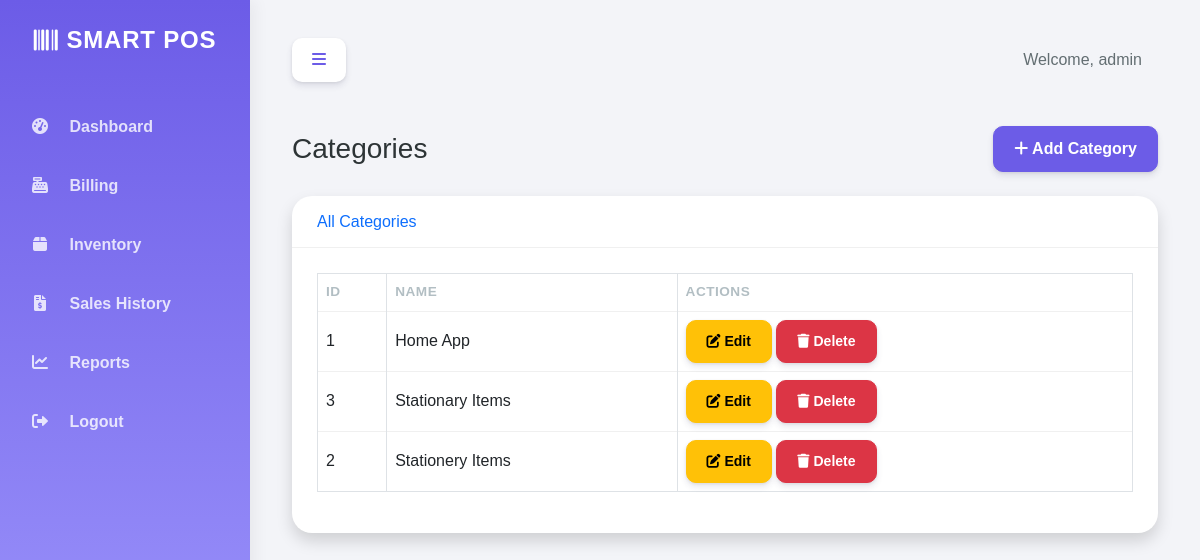
Page /categories/ (signed in) on the committed database.
### store/models.py (models this page shows, shortened)
class Category(models.Model):
    name = models.CharField(max_length=100)
    class Meta:
        verbose_name_plural = "Categories"

### store/views.py (the view)
# urls.py: path('categories/', views.category_list, name='category_list'),
@login_required
def category_list(request):
    categories = Category.objects.all().order_by('name')
    return render(request, 'store/category_list.html', {'categories': categories})

### templates/store/category_list.html (shortened to what this page needs)
{% extends 'base.html' %}
{% block content %}
<div class="d-sm-flex align-items-center justify-content-between mb-4">
    <h1 class="h3 mb-0 text-gray-800">Categories</h1>
    <a href="{% url 'category_create' %}" class="btn btn-primary">
        <i class="fas fa-plus"></i> Add Category
    </a>
</div>
<div class="card shadow mb-4">
    <div class="card-header py-3">
        <h6 class="m-0 font-weight-bold text-primary">All Categories</h6>
    </div>
    <div class="card-body">
        {% if categories %}
            <div class="table-responsive">
                <table class="table table-bordered" width="100%" cellspacing="0">
                    <thead>
                        <tr>
                            <th>ID</th>
                            <th>Name</th>
                            <th>Actions</th>
                        </tr>
                    </thead>
                    <tbody>
                        {% for category in categories %}
                            <tr>
                                <td>{{ category.id }}</td>
                                <td>{{ category.name }}</td>
                                <td>
                                    <a href="{% url 'category_update' category.id %}" class="btn btn-warning btn-sm">
                                        <i class="fas fa-edit"></i> Edit
                                    </a>
                                    <a href="{% url 'category_delete' category.id %}" class="btn btn-danger btn-sm">
                                        <i class="fas fa-trash"></i> Delete
                                    </a>
                                </td>
                            </tr>
                        {% endfor %}
                    </tbody>
                </table>
            </div>
        {% else %}
            <div class="alert alert-info">
                No categories found. <a href="{% url 'category_create' %}">Create one</a>.
            </div>
        {% endif %}
    </div>
</div>
{% endblock %}

### templates/base.html (shortened to what this page needs)
{% load static %}
<!DOCTYPE html>
<html lang="en">
<head>
    <link href="https://cdn.jsdelivr.net/npm/bootstrap@5.3.0/dist/css/bootstrap.min.css" rel="stylesheet">
    <link href="https://cdnjs.cloudflare.com/ajax/libs/font-awesome/6.0.0/css/all.min.css" rel="stylesheet">
    <link href="{% static 'css/style.css' %}" rel="stylesheet">
</head>
<body>
<div id="wrapper">
    <nav id="sidebar">
        <div class="sidebar-brand">
            <i class="fas fa-barcode me-2"></i> Smart POS
        </div>
        <ul class="list-unstyled components">
            <li class="{% if request.resolver_match.url_name == 'dashboard' %}active{% endif %}">
                <a href="{% url 'dashboard' %}"><i class="fas fa-tachometer-alt"></i> Dashboard</a>
            </li>
            <li class="{% if request.resolver_match.url_name == 'billing' %}active{% endif %}">
                <a href="{% url 'billing' %}"><i class="fas fa-cash-register"></i> Billing</a>
            </li>
            <li class="{% if 'product' in request.resolver_match.url_name %}active{% endif %}">
                <a href="{% url 'product_list' %}"><i class="fas fa-box"></i> Inventory</a>
            </li>
            <li class="{% if request.resolver_match.url_name == 'sales_list' %}active{% endif %}">
                <a href="{% url 'sales_list' %}"><i class="fas fa-file-invoice-dollar"></i> Sales History</a>
            </li>
            <li class="{% if request.resolver_match.url_name == 'reports' %}active{% endif %}">
                <a href="{% url 'reports' %}"><i class="fas fa-chart-line"></i> Reports</a>
            </li>
            {% if user.is_authenticated %}
            <li>
                <a href="{% url 'logout' %}"><i class="fas fa-sign-out-alt"></i> Logout</a>
            </li>
            {% else %}
            <li>
                <a href="{% url 'login' %}"><i class="fas fa-sign-in-alt"></i> Login</a>
            </li>
            {% endif %}
        </ul>
    </nav>
    <div id="content">
        <nav class="navbar navbar-expand-lg navbar-light bg-light mb-4 shadow-sm">
            <div class="container-fluid">
                <button type="button" id="sidebarCollapse" class="btn btn-primary">
                    <i class="fas fa-bars"></i>
                </button>
                <div class="ms-auto">
                    {% if user.is_authenticated %}
                        <span class="me-3">Welcome, {{ user.username }}</span>
                    {% endif %}
                </div>
            </div>
        </nav>
        <div class="container-fluid">
            {% block content %}
            {% endblock %}
        </div>
    </div>
</div>
</body>
</html>

### static/css/style.css (style rules this page uses)
:root { --primary-color: #6c5ce7; --secondary-color: #a29bfe; --success-color: #00b894; --info-color: #74b9ff; --warning-color: #fdcb6e; --danger-color: #ff7675; --dark-color: #2d3436; --light-color: #dfe6e9; --sidebar-bg: linear-gradient(180deg, #6c5ce7 0%, #a29bfe 100%); --sidebar-width: 250px; --card-shadow: 0 10px 20px rgba(0, 0, 0, 0.05); --border-radius: 20px; --bg-color: #f3f4f8; }
body { font-family: 'Nunito', sans-serif; background-color: var(--bg-color); overflow-x: hidden; color: #636e72; }
#wrapper { display: flex; width: 100%; align-items: stretch; }
#sidebar { min-width: var(--sidebar-width); max-width: var(--sidebar-width); background: var(--sidebar-bg); color: #fff; min-height: 100vh; transition: all 0.3s; box-shadow: 5px 0 15px rgba(0, 0, 0, 0.05); z-index: 100; }
#sidebar .sidebar-brand { height: 5rem; text-decoration: none; font-size: 1.5rem; font-weight: 800; padding: 1.5rem 1rem; text-align: center; text-transform: uppercase; letter-spacing: 0.05rem; color: #fff; display: flex; align-items: center; justify-content: center; }
#sidebar ul.components { padding: 20px 10px; }
#sidebar ul li { margin-bottom: 5px; }
#sidebar ul li a { padding: 15px 20px; display: block; color: rgba(255, 255, 255, 0.8); text-decoration: none; font-weight: 600; transition: 0.3s; border-radius: 15px; }
#sidebar ul li a i { margin-right: 15px; width: 20px; text-align: center; }
#content { width: 100%; padding: 30px; min-height: 100vh; transition: all 0.3s; }
.card { border: none; border-radius: var(--border-radius); box-shadow: var(--card-shadow); margin-bottom: 30px; background-color: #fff; transition: transform 0.2s; }
.card-header { background-color: transparent; border-bottom: 1px solid #f0f0f0; font-weight: 700; color: var(--primary-color); padding: 20px 25px; border-top-left-radius: var(--border-radius) !important; border-top-right-radius: var(--border-radius) !important; }
.card-body { padding: 25px; }
.btn { border-radius: 10px; padding: 10px 20px; font-weight: 600; box-shadow: 0 4px 6px rgba(50, 50, 93, 0.11), 0 1px 3px rgba(0, 0, 0, 0.08); transition: all 0.15s ease; }
.btn-primary { background-color: var(--primary-color); border-color: var(--primary-color); }
.navbar { background-color: transparent !important; box-shadow: none !important; padding-bottom: 20px; }
.navbar .btn-primary { background-color: #fff; color: var(--primary-color); border: none; }
.table { color: #636e72; }
.table th { border-top: none; font-weight: 700; text-transform: uppercase; font-size: 0.85rem; color: #b2bec3; letter-spacing: 0.5px; }
.table td { vertical-align: middle; border-top: 1px solid #f0f0f0; }
.text-gray-800 { color: #2d3436 !important; }

### rows in the picture
Category: id "1", name "Home App"
Category: id "3", name "Stationary Items"
Category: id "2", name "Stationery Items"

### other values in the picture
{{ user.username }} "admin"
